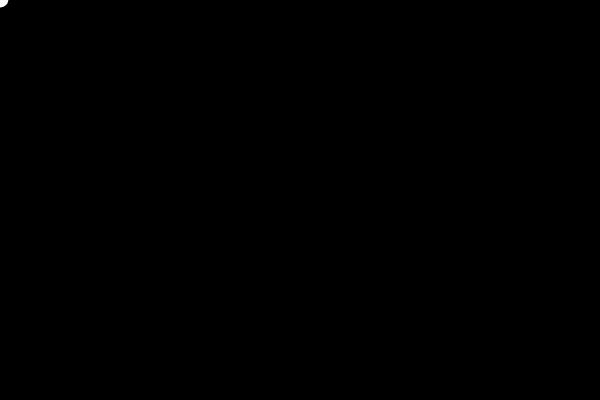
Frame 1 (no input)
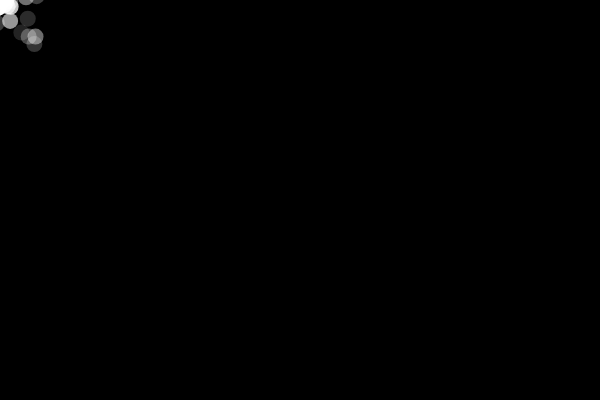
Frame 60 (no input)
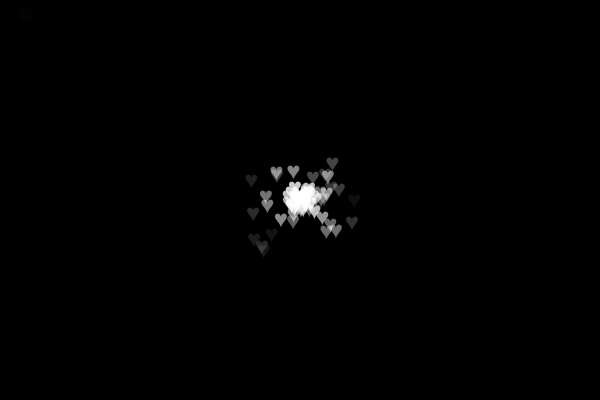
Frame 120 (the mouse pressed at the canvas centre since frame 60)

The p5.js sketch that drew these frames (run headless with seeded random() and noise() and a simulated clock; from frame 60 on, the mouse is pressed at the canvas centre):

// p5.js sketch
// ── sketch.js
let confettiParticles = [];
let displayMode = 0; // 0 - кружок, 1 - ♥, 2 - ✿, 3 - ☀

function setup() {
  createCanvas(600, 400);
  textAlign(CENTER, CENTER);
  textSize(24);
}

function draw() {
  background(0);

  // Добавляем частицу в позицию курсора
  confettiParticles.push(new Confetti(mouseX, mouseY, displayMode));

  // Обновляем и отображаем частицы
  for (let i = confettiParticles.length - 1; i >= 0; i--) {
    let p = confettiParticles[i];
    p.update();
    p.show();
    if (p.isDead()) {
      confettiParticles.splice(i, 1);
    }
  }
}

function mousePressed() {
  displayMode = (displayMode + 1) % 4; // Теперь 4 режима: 0,1,2,3
}

// Базовый класс частицы
class Particle {
  constructor(x, y) {
    this.x = x;
    this.y = y;
    this.vx = random(-1, 1);
    this.vy = random(-1, 1);
    this.ax = 0;
    this.ay = 0;
    this.lifetime = 255;
    this.r = 8;
  }

  update() {
    this.vx += this.ax;
    this.vy += this.ay;
    this.x += this.vx;
    this.y += this.vy;
    this.lifetime -= 4;
  }

  isDead() {
    return this.lifetime < 0;
  }
}

// Наследуемый класс
class Confetti extends Particle {
  constructor(x, y, mode) {
    super(x, y);
    this.mode = mode;
  }
show() {
  noStroke();
  
  if (this.mode === 3) {
    fill(255, 204, 0, this.lifetime); // Жёлтый с прозрачностью
    text("☀", this.x, this.y);
  } else {
    fill(255, this.lifetime); // Белый с прозрачностью
    if (this.mode === 0) {
      ellipse(this.x, this.y, this.r * 2);
    } else if (this.mode === 1) {
      text("♥", this.x, this.y);
    } else if (this.mode === 2) {
      text("✿", this.x, this.y);
    }
  }
}}
